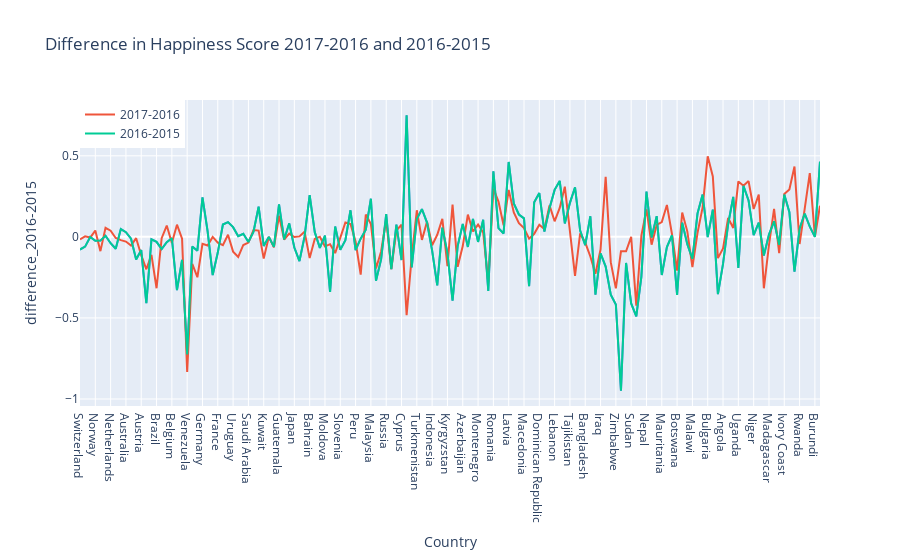

Write notebook code for a chart like this one.
### Markdown cell above
##  2-How did country ranks or scores change between the 2015 and 2016 as well as the 2016 and 2017 reports?

### Code cell
fig = px.line(full_df, x="Country", y="difference_2016-2015", title="Difference in Happiness Score 2017-2016 and 2016-2015")
fig.add_scatter(x=full_df["Country"], y=full_df["difference_2017-2016"], mode='lines', name='2017-2016')
fig.add_scatter(x=full_df["Country"], y=full_df["difference_2016-2015"], mode='lines', name='2016-2015')

fig.update_layout(showlegend=True, legend=dict(x=0, y=1))
fig.show()

### Figure 1 — Plotly figure (JSON) as saved in the notebook; plotly's stock layout.template omitted (floating-point values rounded to 4 significant figures; data arrays with more than 128 entries replaced by an {"elided": "..."} marker saying what was removed)
{"data": [{"hovertemplate": "Country=%{x}<br>difference_2016-2015=%{y}<extra></extra>", "legendgroup": "", "line": {"color": "#636efa", "dash": "solid"}, "marker": {"symbol": "circle"}, "mode": "lines", "name": "", "orientation": "v", "showlegend": false, "type": "scatter", "x": {"elided": "146 str values"}, "xaxis": "x", "y": {"elided": "146 float values"}, "yaxis": "y"}, {"mode": "lines", "name": "2017-2016", "type": "scatter", "x": {"elided": "146 str values"}, "y": {"elided": "146 float values"}}, {"mode": "lines", "name": "2016-2015", "type": "scatter", "x": {"elided": "146 str values"}, "y": {"elided": "146 float values"}}], "layout": {"legend": {"tracegroupgap": 0, "x": 0, "y": 1}, "showlegend": true, "title": {"text": "Difference in Happiness Score 2017-2016 and 2016-2015"}, "xaxis": {"anchor": "y", "domain": [0, 1], "title": {"text": "Country"}}, "yaxis": {"anchor": "x", "domain": [0, 1], "title": {"text": "difference_2016-2015"}}}}
